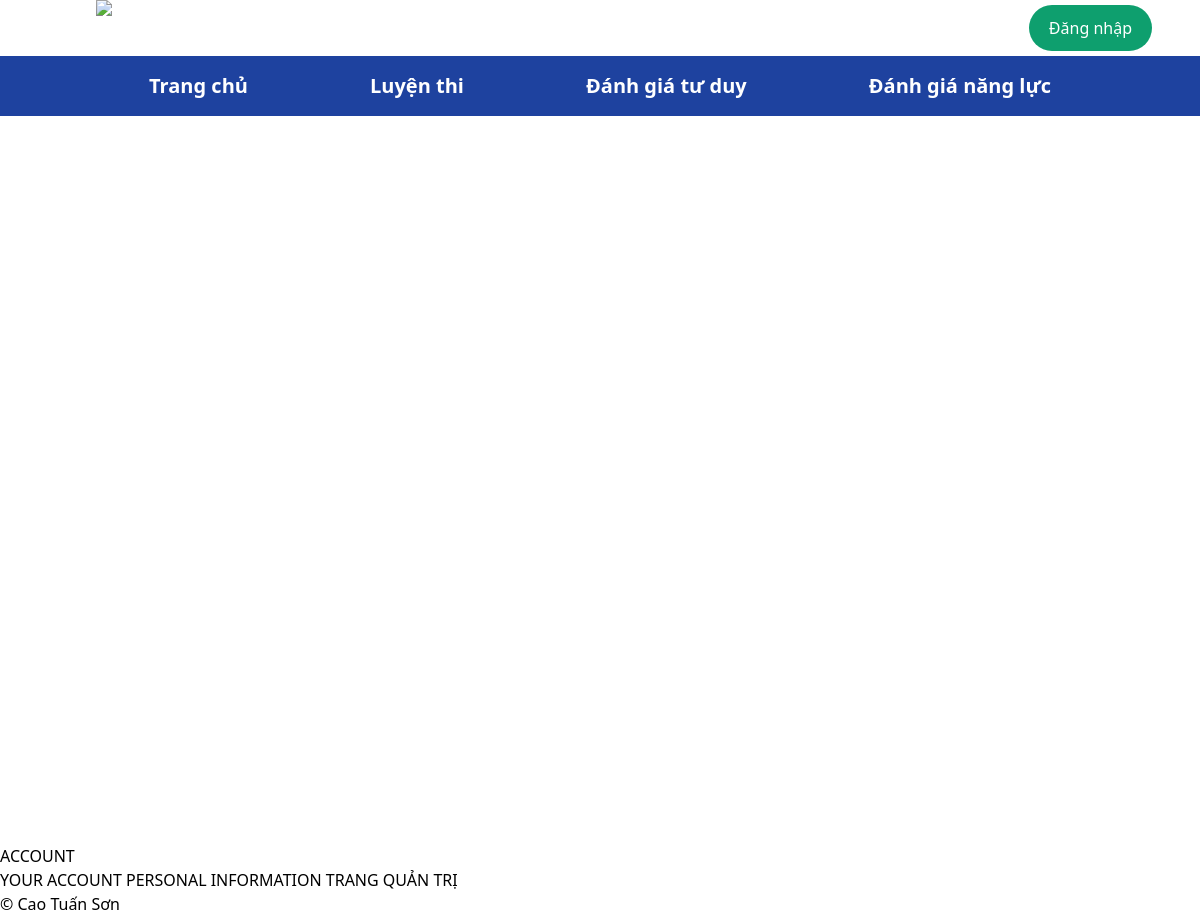
The app's page /dgnl/, older data.
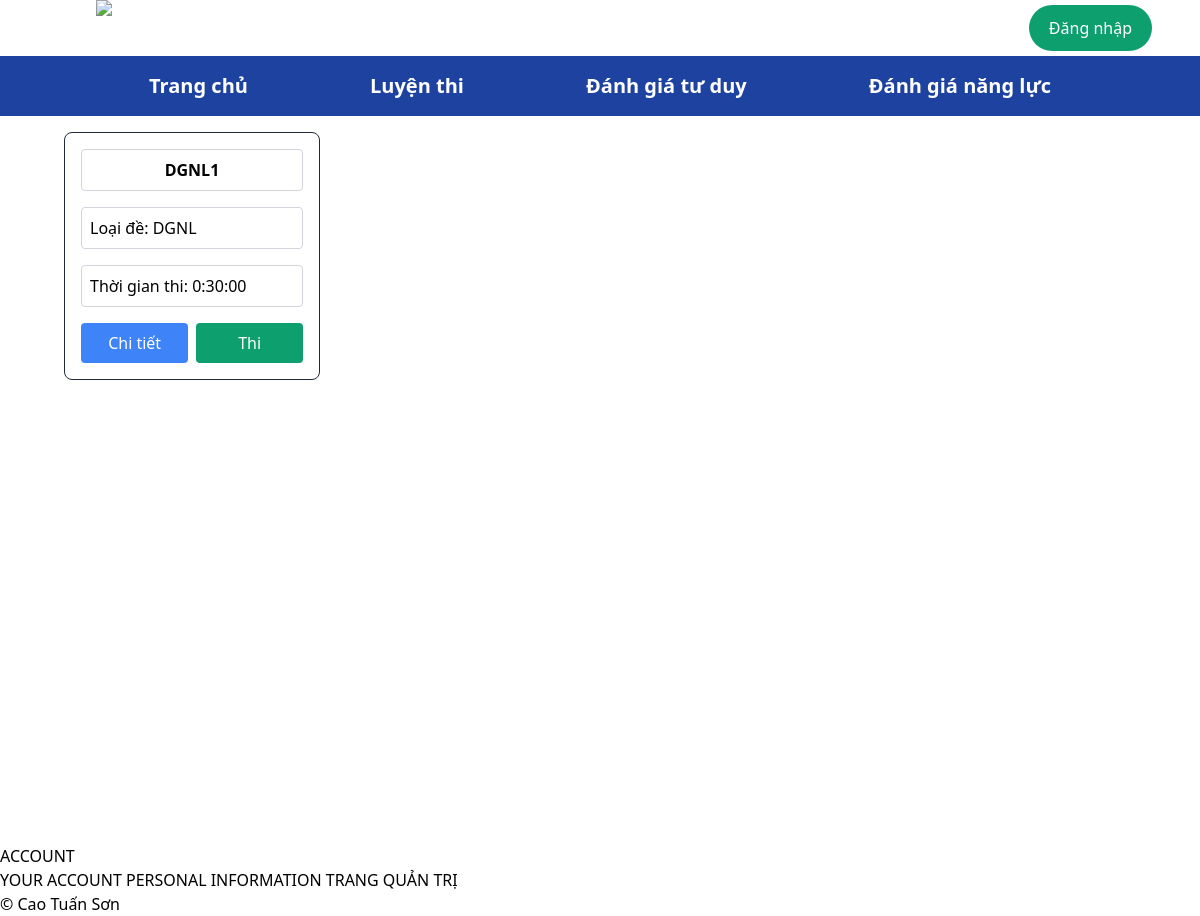
The same page, newer data.
### DanhGiaNangLuc/models.py (models this page shows, shortened)
class DeThi(models.Model):
    LOAI_DE_CHOICES = [
         ('DGNL', 'Đánh giá năng lực'),
    ]
    ten_de_thi = models.CharField(max_length=255, null=False, blank=False)
    loai_de = models.CharField(max_length=50, choices=LOAI_DE_CHOICES, default='DGNL')
    thoi_gian_thi = models.DurationField(default=timezone.timedelta(minutes=30))

### core/views.py (the view)
# urls.py: path('dgnl/', DGNLView.as_view(), name='dgnl'),
class DGNLView(View):
    def get(self, request):
        queryset = DGNL.objects.filter(loai_de='DGNL')
        context = {
            'listDeThiDGNL': queryset,
        }
        return render(request, 'homepage/dgnl.html', context)

### WebLuyenThi/context_processors.py (called while the page is built)
def user_full_name(request):
    full_name = request.session.get('full_name', '')
    return {'full_name': full_name}

### templates/homepage/dgnl.html
{% extends 'homepage/base.html' %}
{% block content %}
{% load static %}
<div class="grid grid-cols-4 gap-4 items-start mb-12 p-4 ml-12 mr-12 ">
    {% for dethi in listDeThiDGNL %}
    <div class="col-span-1 rounded-lg border border-gray-800 p-4">
        <div class="mb-4">
            <p class="w-full p-2 border border-gray-300 rounded text-center font-bold">{{ dethi.ten_de_thi }}</p>
        </div>
        <div class="mb-4">
            <p class="w-full p-2 border border-gray-300 rounded">Loại đề: {{ dethi.loai_de }}</p>
        </div>
        <div class="mb-4">
            <p class="w-full p-2 border border-gray-300 rounded flex justify-between items-center">
                <span>Thời gian thi: {{ dethi.thoi_gian_thi }}</span>
            </p>
        </div>
        <div class="flex justify-between mt-4">
            <button class="w-1/2 p-2 bg-blue-500 text-white rounded mr-2">Chi tiết</button>
            <a href="{% url 'DanhGiaNangLuc:select_subjects' idde=dethi.id %}" class="w-1/2">
                <button class="w-full p-2 bg-green-500 text-white rounded">Thi</button>
            </a>
        </div>
    </div>
    {% endfor %}
</div>
{% endblock %}

Row changes from the older to the newer data that the page shows:
added DeThi: ten_de_thi "DGNL1", loai_de "DGNL", thoi_gian_thi "0:30:00"
